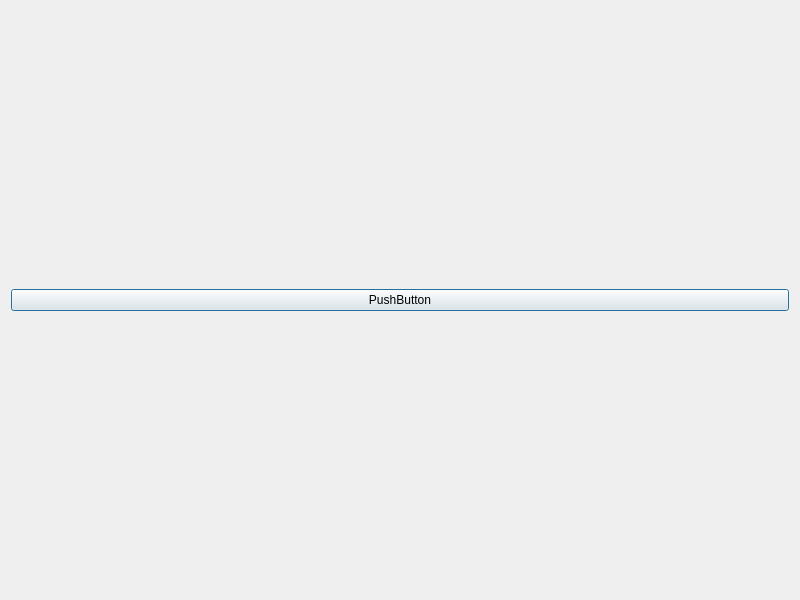
<?xml version="1.0" encoding="UTF-8"?>
<ui version="4.0">
 <class>Dialog</class>
 <widget class="QDialog" name="Dialog">
  <property name="geometry">
   <rect>
    <x>0</x>
    <y>0</y>
    <width>800</width>
    <height>600</height>
   </rect>
  </property>
  <property name="windowTitle">
   <string>Dialog</string>
  </property>
  <layout class="QHBoxLayout" name="horizontalLayout">
   <item>
    <widget class="QPushButton" name="pushButton">
     <property name="text">
      <string>PushButton</string>
     </property>
    </widget>
   </item>
  </layout>
 </widget>
 <resources/>
 <connections/>
</ui>
